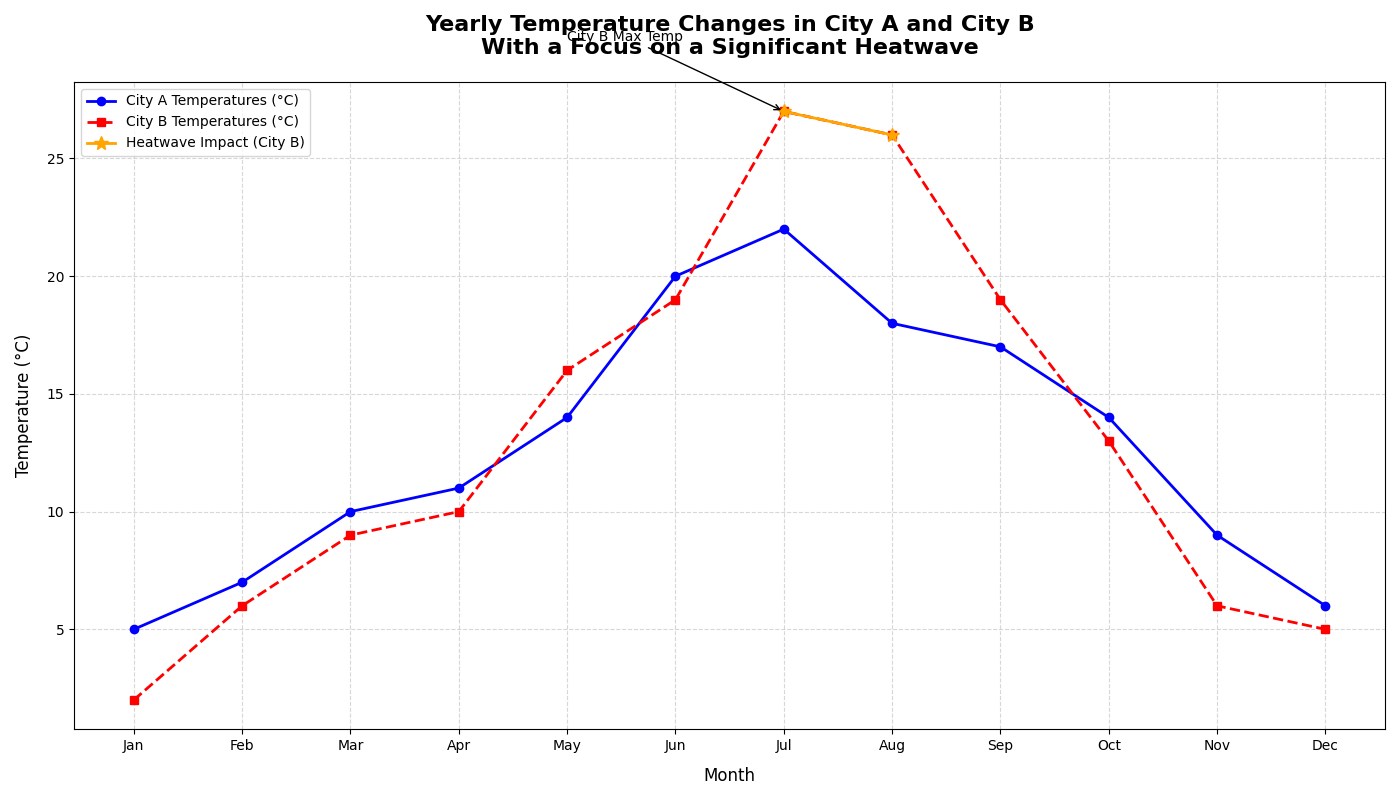

This chart was generated by the following Python code:
import matplotlib.pyplot as plt
import numpy as np

# Create data for months
months = np.array(['Jan', 'Feb', 'Mar', 'Apr', 'May', 'Jun', 'Jul', 'Aug', 'Sep', 'Oct', 'Nov', 'Dec'])

# Hypothetical temperature data for City A (some randomness added) and City B (significant heatwave in July - August)
city_a_temperatures = np.array([5, 7, 10, 11, 14, 20, 22, 18, 17, 14, 9, 6])
city_b_temperatures = np.array([2, 6, 9, 10, 16, 19, 27, 26, 19, 13, 6, 5])

# Plot configuration
plt.figure(figsize=(14, 8))

# Plot data for City A
plt.plot(months, city_a_temperatures, color='blue', marker='o', linestyle='-', linewidth=2, markersize=6, label='City A Temperatures (°C)')

# Plot data for City B with highlighting around observatory seasons
plt.plot(months, city_b_temperatures, color='red', marker='s', linestyle='--', linewidth=2, markersize=6, label='City B Temperatures (°C)')

# Highlight the heatwave months in City B
heatwave_months = np.array(['Jul', 'Aug'])
heatwave_temps = city_b_temperatures[6:8]
plt.plot(heatwave_months, heatwave_temps, color='orange', marker='*', linestyle='-', linewidth=2, markersize=10, label='Heatwave Impact (City B)')

# Annotations for specific data points
plt.annotate('City B Max Temp', xy=('Jul', 27), xytext=('May', 30),
             arrowprops=dict(facecolor='red', arrowstyle='->'), fontsize=10)

# Titles and labels
plt.title('Yearly Temperature Changes in City A and City B\nWith a Focus on a Significant Heatwave', fontsize=16, fontweight='bold', pad=20)
plt.xlabel('Month', fontsize=12, labelpad=10)
plt.ylabel('Temperature (°C)', fontsize=12, labelpad=10)

# Grid, Legend, and Layout
plt.grid(True, linestyle='--', alpha=0.5)
plt.legend(loc='upper left', fontsize=10)
plt.tight_layout()

# Display the plot
plt.show()
